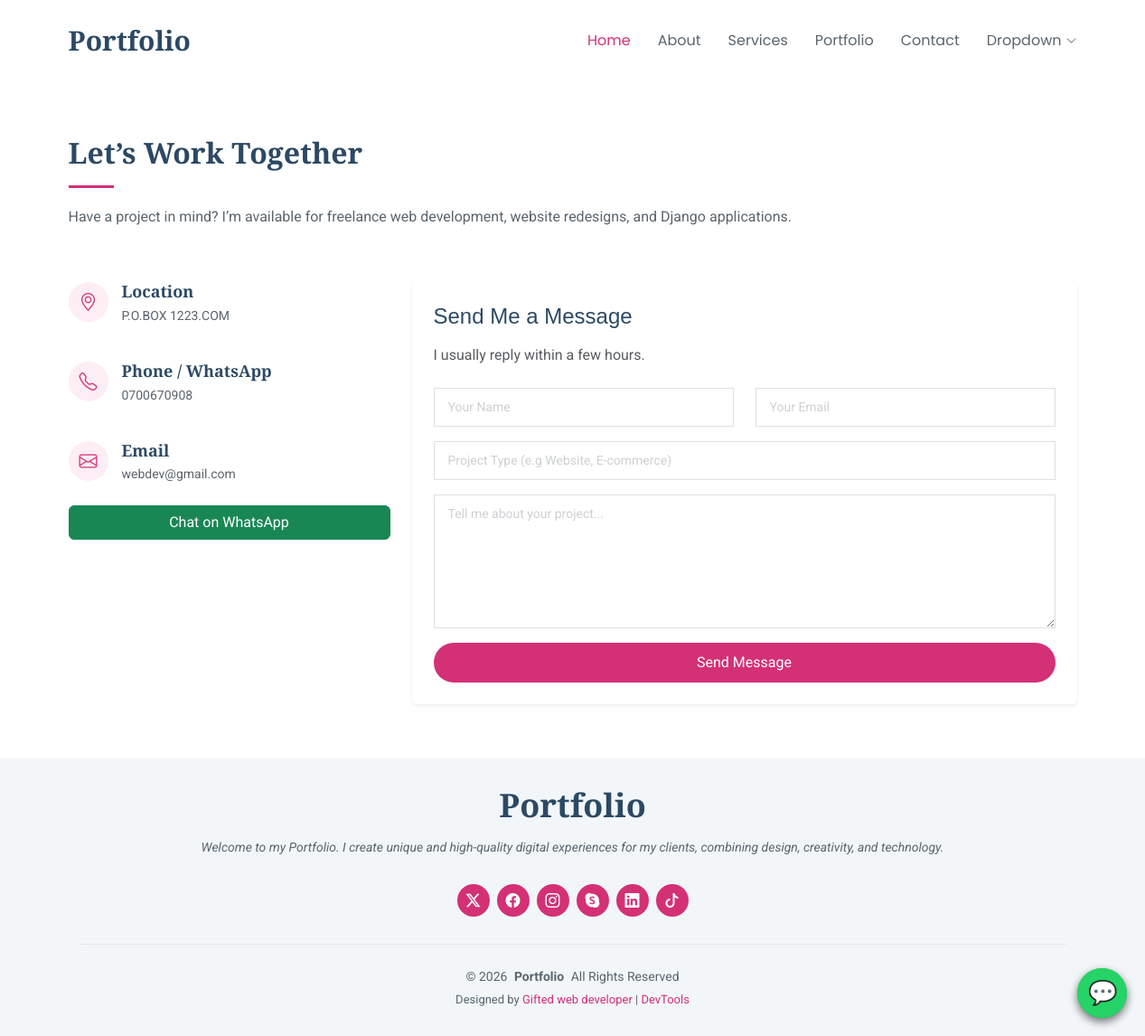
Page /contact/ on the committed database.
### myapp/models.py (models this page shows, shortened)
class ContactInfo(models.Model):
    address = models.CharField(max_length=255, default="A108 Adam Street, New York, NY 535022")
    phone = models.CharField(max_length=50, default="+1 5589 55488 55")
    email = models.EmailField(default="info@example.com")
    created_at = models.DateTimeField(auto_now_add=True)
    from django.db import models

### myapp/views.py (the view)
# urls.py: path('contact/', views.contact_page, name='contact'),
def contact_page(request):
    contact = ContactInfo.objects.first()
    return render(request, 'myapp/contact.html', {'contact': contact})

### templates/myapp/contact.html (shortened to what this page needs)
{% extends "myapp/base.html" %}
{% load static %}
{% block content %}
<section id="contact" class="contact section">
  <div class="container section-title" data-aos="fade-up">
    <h2>Let’s Work Together</h2>
    <p>
      Have a project in mind? I’m available for freelance web development, website redesigns, and Django applications.
    </p>
  </div>
  <div class="container" data-aos="fade" data-aos-delay="100">
    <div class="row gy-4">
      <div class="col-lg-4">
        <div class="info-item d-flex" data-aos="fade-up" data-aos-delay="200">
          <i class="bi bi-geo-alt flex-shrink-0"></i>
          <div>
            <h3>Location</h3>
            <p>{{ contact.address|default:"Nairobi, Kenya" }}</p>
          </div>
        </div>
        <div class="info-item d-flex" data-aos="fade-up" data-aos-delay="300">
          <i class="bi bi-telephone flex-shrink-0"></i>
          <div>
            <h3>Phone / WhatsApp</h3>
            <p>{{ contact.phone|default:"+254 7XX XXX XXX" }}</p>
          </div>
        </div>
        <div class="info-item d-flex" data-aos="fade-up" data-aos-delay="400">
          <i class="bi bi-envelope flex-shrink-0"></i>
          <div>
            <h3>Email</h3>
            <p>{{ contact.email|default:"yourname@email.com" }}</p>
          </div>
        </div>
        <div class="mt-4">
          <a href="https://wa.me/254700670908"
             target="_blank"
             class="btn btn-success w-100">
            Chat on WhatsApp
          </a>
        </div>
      </div>
      <div class="col-lg-8">
        <div class="contact-box p-4 shadow-sm bg-white rounded">
          <h4 class="mb-3">
            Send Me a Message
          </h4>
          <p class="text-muted mb-4">
            I usually reply within a few hours.
          </p>
          <form action="forms/contact.php"
                method="post"
                class="php-email-form">
            <div class="row gy-3">
              <div class="col-md-6">
                <input type="text"
                       name="name"
                       class="form-control"
                       placeholder="Your Name"
                       required>
              </div>
              <div class="col-md-6">
                <input type="email"
                       name="email"
                       class="form-control"
                       placeholder="Your Email"
                       required>
              </div>
              <div class="col-12">
                <input type="text"
                       name="subject"
                       class="form-control"
                       placeholder="Project Type (e.g Website, E-commerce)"
                       required>
              </div>
              <div class="col-12">
                <textarea name="message"
                          rows="6"
                          class="form-control"
                          placeholder="Tell me about your project..."
                          required></textarea>
              </div>
              <div class="col-12 text-center">
                <button type="submit"
                        class="btn btn-primary w-100">
                  Send Message
                </button>
              </div>
            </div>
          </form>
        </div>
      </div>
    </div>
  </div>
</section>
{% endblock %}

### static/assets/css/alice-main.css (style rules this page uses)
:root { --default-font: "Roboto", system-ui, -apple-system, "Segoe UI", Roboto, "Helvetica Neue", Arial, "Noto Sans", "Liberation Sans", sans-serif, "Apple Color Emoji", "Segoe UI Emoji", "Segoe UI Symbol", "Noto Color Emoji"; --heading-font: "Playfair Display", sans-serif; --nav-font: "Poppins", sans-serif; }
:root { --background-color: #ffffff; --default-color: #5a656e; --heading-color: #2c4964; --accent-color: #d43076; --surface-color: #ffffff; --contrast-color: #ffffff; }
:root { --nav-color: #5a656e; --nav-hover-color: #d43076; --nav-mobile-background-color: #ffffff; --nav-dropdown-background-color: #ffffff; --nav-dropdown-color: #5a656e; --nav-dropdown-hover-color: #d43076; }
:root { scroll-behavior: smooth; }
body { color: var(--default-color); background-color: var(--background-color); font-family: var(--default-font); }
a { color: var(--accent-color); text-decoration: none; transition: 0.3s; }
h1, h2, h3, h4, h5, h6 { color: var(--heading-color); font-family: var(--heading-font); }
section, .section { color: var(--default-color); background-color: var(--background-color); padding: 60px 0; scroll-margin-top: 90px; overflow: clip; }
.section-title { padding-bottom: 60px; position: relative; }
.section-title h2 { font-size: 32px; font-weight: 700; margin-bottom: 20px; padding-bottom: 20px; position: relative; }
.section-title h2:after { content: ""; position: absolute; display: block; width: 50px; height: 3px; background: var(--accent-color); left: 0; right: 0; bottom: 0; }
.section-title p { margin-bottom: 0; }
.contact .info-item+.info-item { margin-top: 40px; }
.contact .info-item i { color: var(--accent-color); background: color-mix(in srgb, var(--accent-color), transparent 92%); font-size: 20px; width: 44px; height: 44px; display: flex; justify-content: center; align-items: center; border-radius: 50px; transition: all 0.3s ease-in-out; margin-right: 15px; }
.contact .info-item h3 { padding: 0; font-size: 18px; font-weight: 700; margin-bottom: 5px; }
.contact .info-item p { padding: 0; margin-bottom: 0; font-size: 14px; }
.contact .php-email-form { height: 100%; }
.contact .php-email-form input[type=text], .contact .php-email-form input[type=email], .contact .php-email-form textarea { font-size: 14px; padding: 10px 15px; box-shadow: none; border-radius: 0; color: var(--default-color); background-color: color-mix(in srgb, var(--background-color), transparent 50%); border-color: color-mix(in srgb, var(--default-color), transparent 80%); }
.contact .php-email-form input[type=text]::placeholder, .contact .php-email-form input[type=email]::placeholder, .contact .php-email-form textarea::placeholder { color: color-mix(in srgb, var(--default-color), transparent 70%); }
.contact .php-email-form button[type=submit] { color: var(--contrast-color); background: var(--accent-color); border: 0; padding: 10px 30px; transition: 0.4s; border-radius: 50px; }

### rows in the picture
ContactInfo: address "P.O.BOX 1223.COM", phone "0700670908", email "webdev@gmail.com"
